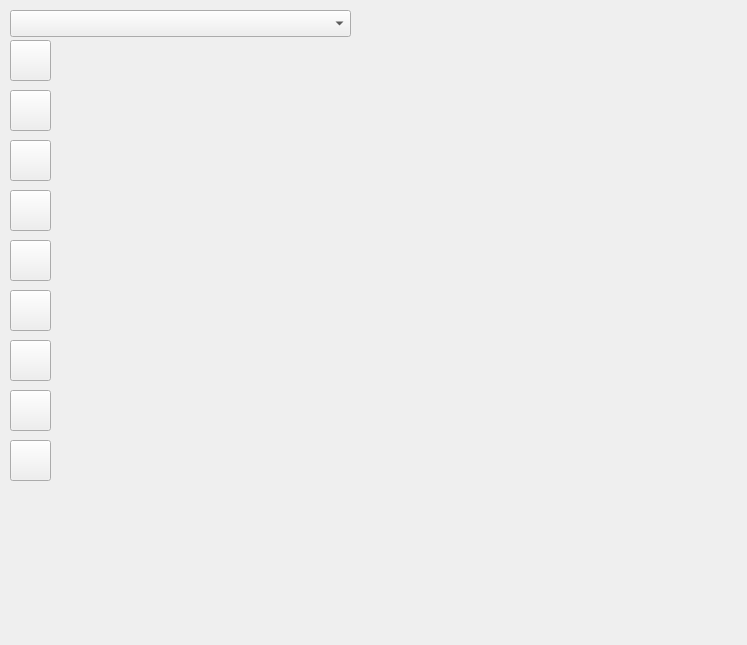
<?xml version="1.0" encoding="UTF-8"?>
<ui version="4.0">
 <class>MainWindow</class>
 <widget class="QMainWindow" name="MainWindow">
  <property name="geometry">
   <rect>
    <x>0</x>
    <y>0</y>
    <width>747</width>
    <height>645</height>
   </rect>
  </property>
  <property name="windowTitle">
   <string>MainWindow</string>
  </property>
  <property name="styleSheet">
   <string notr="true"/>
  </property>
  <widget class="QWidget" name="centralwidget">
   <widget class="QWidget" name="widget" native="true">
    <property name="geometry">
     <rect>
      <x>10</x>
      <y>40</y>
      <width>41</width>
      <height>441</height>
     </rect>
    </property>
    <widget class="QPushButton" name="pushButton">
     <property name="geometry">
      <rect>
       <x>0</x>
       <y>0</y>
       <width>41</width>
       <height>41</height>
      </rect>
     </property>
     <property name="text">
      <string/>
     </property>
     <property name="flat">
      <bool>false</bool>
     </property>
    </widget>
    <widget class="QPushButton" name="pushButton_2">
     <property name="geometry">
      <rect>
       <x>0</x>
       <y>50</y>
       <width>41</width>
       <height>41</height>
      </rect>
     </property>
     <property name="text">
      <string/>
     </property>
    </widget>
    <widget class="QPushButton" name="pushButton_3">
     <property name="geometry">
      <rect>
       <x>0</x>
       <y>100</y>
       <width>41</width>
       <height>41</height>
      </rect>
     </property>
     <property name="text">
      <string/>
     </property>
    </widget>
    <widget class="QPushButton" name="pushButton_4">
     <property name="geometry">
      <rect>
       <x>0</x>
       <y>150</y>
       <width>41</width>
       <height>41</height>
      </rect>
     </property>
     <property name="text">
      <string/>
     </property>
    </widget>
    <widget class="QPushButton" name="pushButton_5">
     <property name="geometry">
      <rect>
       <x>0</x>
       <y>200</y>
       <width>41</width>
       <height>41</height>
      </rect>
     </property>
     <property name="text">
      <string/>
     </property>
    </widget>
    <widget class="QPushButton" name="pushButton_6">
     <property name="geometry">
      <rect>
       <x>0</x>
       <y>250</y>
       <width>41</width>
       <height>41</height>
      </rect>
     </property>
     <property name="text">
      <string/>
     </property>
    </widget>
    <widget class="QPushButton" name="pushButton_7">
     <property name="geometry">
      <rect>
       <x>0</x>
       <y>300</y>
       <width>41</width>
       <height>41</height>
      </rect>
     </property>
     <property name="text">
      <string/>
     </property>
    </widget>
    <widget class="QPushButton" name="pushButton_8">
     <property name="geometry">
      <rect>
       <x>0</x>
       <y>350</y>
       <width>41</width>
       <height>41</height>
      </rect>
     </property>
     <property name="text">
      <string/>
     </property>
    </widget>
    <widget class="QPushButton" name="pushButton_9">
     <property name="geometry">
      <rect>
       <x>0</x>
       <y>400</y>
       <width>41</width>
       <height>41</height>
      </rect>
     </property>
     <property name="text">
      <string/>
     </property>
    </widget>
   </widget>
   <widget class="QWidget" name="widget_2" native="true">
    <property name="geometry">
     <rect>
      <x>60</x>
      <y>40</y>
      <width>681</width>
      <height>441</height>
     </rect>
    </property>
    <property name="styleSheet">
     <string notr="true">border-image: url(:/newPrefix/GeoSynapticPanel.png)url(:/newPrefix/GeoSynapticPanel.png)
</string>
    </property>
   </widget>
   <widget class="QWidget" name="widget_3" native="true">
    <property name="geometry">
     <rect>
      <x>10</x>
      <y>490</y>
      <width>731</width>
      <height>151</height>
     </rect>
    </property>
   </widget>
   <widget class="QComboBox" name="comboBox">
    <property name="geometry">
     <rect>
      <x>10</x>
      <y>10</y>
      <width>341</width>
      <height>27</height>
     </rect>
    </property>
   </widget>
  </widget>
 </widget>
 <resources>
  <include location="resource/icon.qrc"/>
 </resources>
 <connections/>
</ui>
